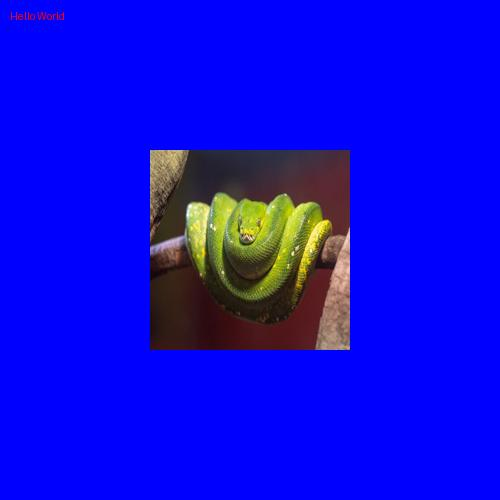
#> input picture Class_26_05_12_2023/new_image.jpg, 500 x 500 px, found by its file name
$ python 01_cv2_image.py
#> lines starting #> are read from the running program, lines starting #| are printed output that depends on the picture
import cv2
import numpy as np

# cv2 library is used to read and write images

# To read an image, we can use the imread method
img = cv2.imread('Class_26_05_12_2023/new_image.jpg')
#> img is the input picture: shape (500, 500, 3); mean B, G, R 220.9, 12.4, 15.1

# We can show the dimensions of the image using the ndim attribute
print(img.ndim)
#| 3

# We can print the shape of the image using the shape attribute
print(img.shape)
#| (500, 500, 3)

# To display an image, we can use the imshow method
cv2.imshow('image', img)

# We can crop an image using the slicing operator
# The following will show a cropped image of size 100x100
cropped_img = img[0:100, 0:100]
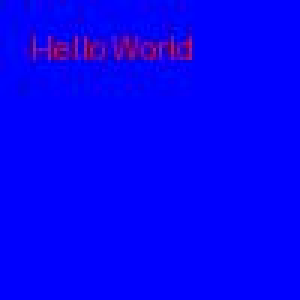
#> cropped_img: shape (100, 100, 3) (shown 3 times larger); mean B, G, R 249.7, 0.7, 3.8
cv2.imshow('cropped image', cropped_img)

# The waitKey method is used to wait for a key press
# cv2.waitKey(0)
